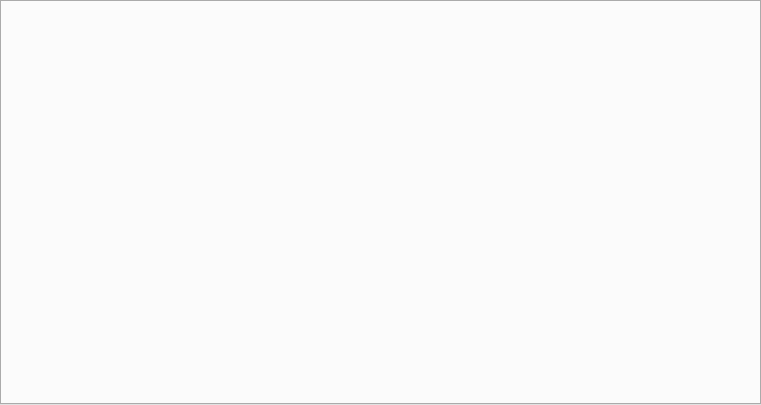
<?xml version="1.0" encoding="UTF-8"?>
<ui version="4.0">
 <class>OutputDock</class>
 <widget class="QDockWidget" name="OutputDock">
  <property name="geometry">
   <rect>
    <x>0</x>
    <y>0</y>
    <width>761</width>
    <height>405</height>
   </rect>
  </property>
  <property name="floating">
   <bool>true</bool>
  </property>
  <property name="allowedAreas">
   <set>Qt::AllDockWidgetAreas</set>
  </property>
  <property name="windowTitle">
   <string>Output</string>
  </property>
  <widget class="QWidget" name="centralWidget">
   <layout class="QVBoxLayout" name="verticalLayout">
    <property name="spacing">
     <number>0</number>
    </property>
    <property name="leftMargin">
     <number>0</number>
    </property>
    <property name="topMargin">
     <number>0</number>
    </property>
    <property name="rightMargin">
     <number>0</number>
    </property>
    <property name="bottomMargin">
     <number>0</number>
    </property>
    <item>
     <widget class="QTabWidget" name="tabWidget">
      <property name="currentIndex">
       <number>-1</number>
      </property>
     </widget>
    </item>
   </layout>
  </widget>
  <action name="actionSave_All">
   <property name="icon">
    <iconset resource="../../Resources/icons.qrc">
     <normaloff>:/icons/icons/blue_down_save.png</normaloff>:/icons/icons/blue_down_save.png</iconset>
   </property>
   <property name="text">
    <string>Save all</string>
   </property>
  </action>
  <action name="actionSave_single">
   <property name="icon">
    <iconset resource="../../Resources/icons.qrc">
     <normaloff>:/icons/icons/blue_up_save.png</normaloff>:/icons/icons/blue_up_save.png</iconset>
   </property>
   <property name="text">
    <string>Save single</string>
   </property>
  </action>
 </widget>
 <layoutdefault spacing="6" margin="11"/>
 <resources>
  <include location="../../Resources/icons.qrc"/>
 </resources>
 <connections/>
</ui>
